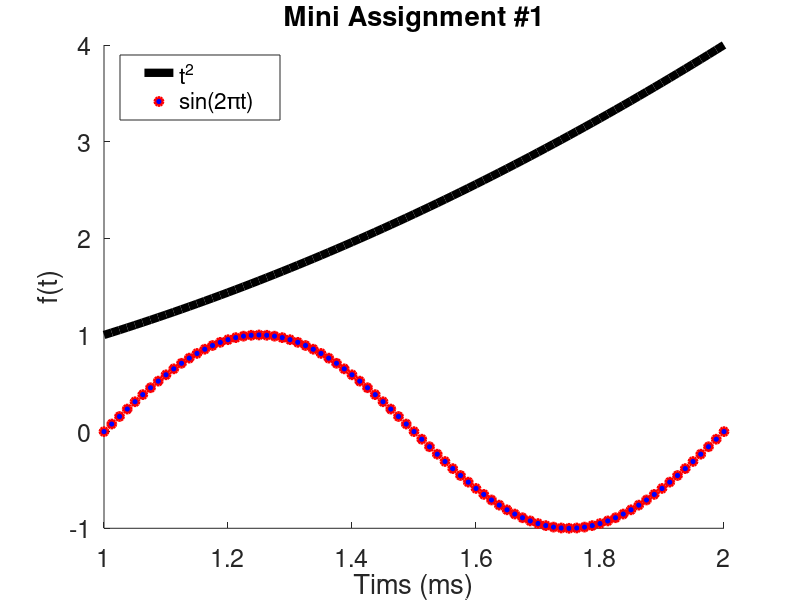

Recreate this plot in MATLAB.
% 05 22
% Plot f as a black line and g as a series of red
% circles for the range t = 1 to 2 in one figure
% f = t^2 and g = sin(2pit)
% Label each axis, and add title and legend

clc
clear

t = 1:1/80:2;
f = t.^2;
g = sin(2 * pi * t);

set(gca, 'FontSize', 18);
set(gca, 'XTick', 1:0.2:2);
set(gca, 'YTick', -1:1:4);

hold on;
a = plot(t, f, 'k-');
b = plot(t, g, 'ro');
set(a, 'LineWidth', 6.0);
set(b, 'LineWidth', 2, 'MarkerEdgeColor', 'r', ...
    'MarkerFaceColor', 'b')

xlabel('Tims (ms)');
ylabel('f(t)');
title('Mini Assignment #1');
leg = legend('t^2', 'sin(2\pit)');
set(leg, 'Position', [0.15, 0.8, 0.2, 0.1]);
set(gca, 'XLim', [1, 2], 'YLim', [-1, 4]);
hold off;
